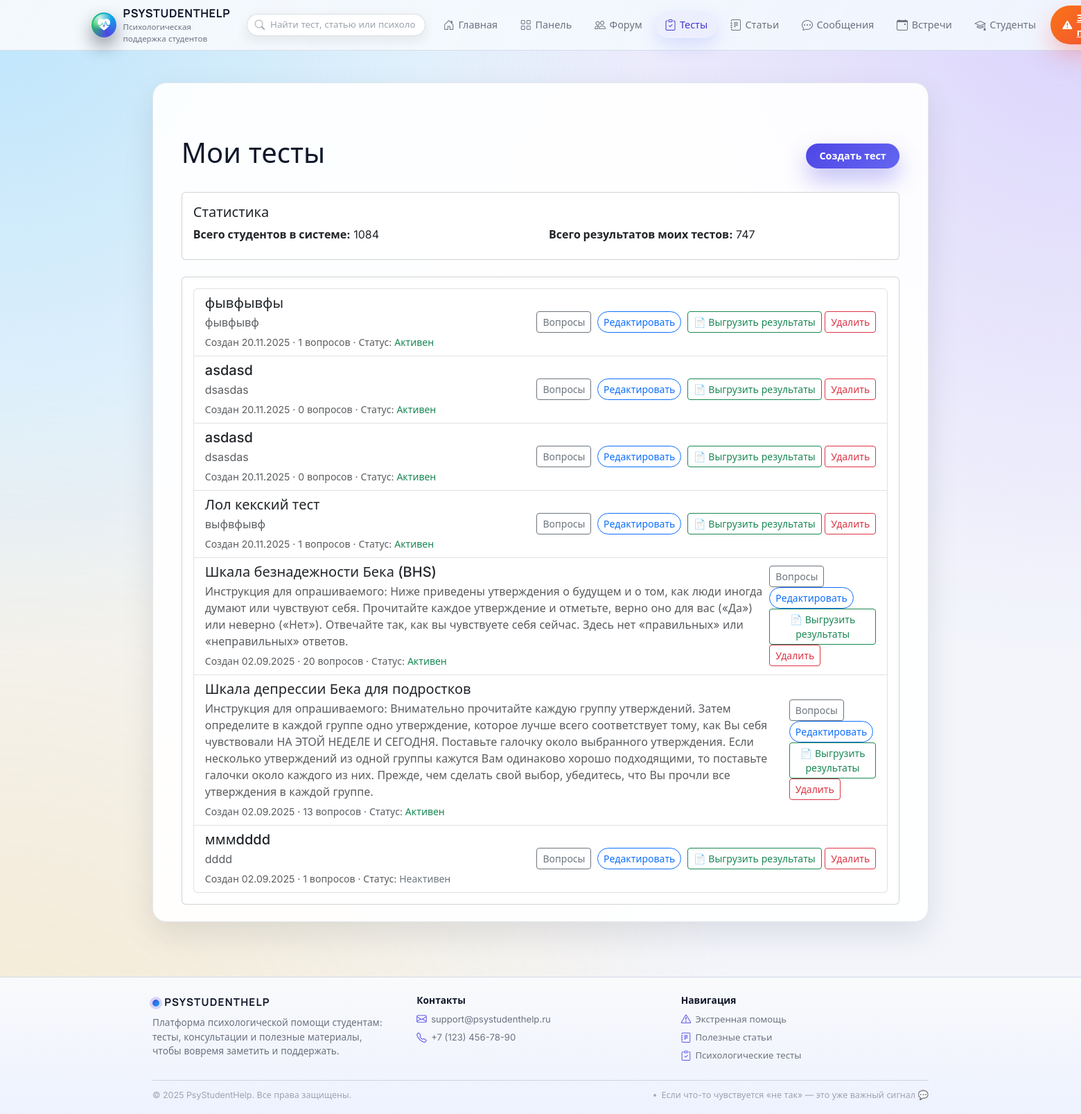
/tests (signed in), run on an earlier commit of the app's database.
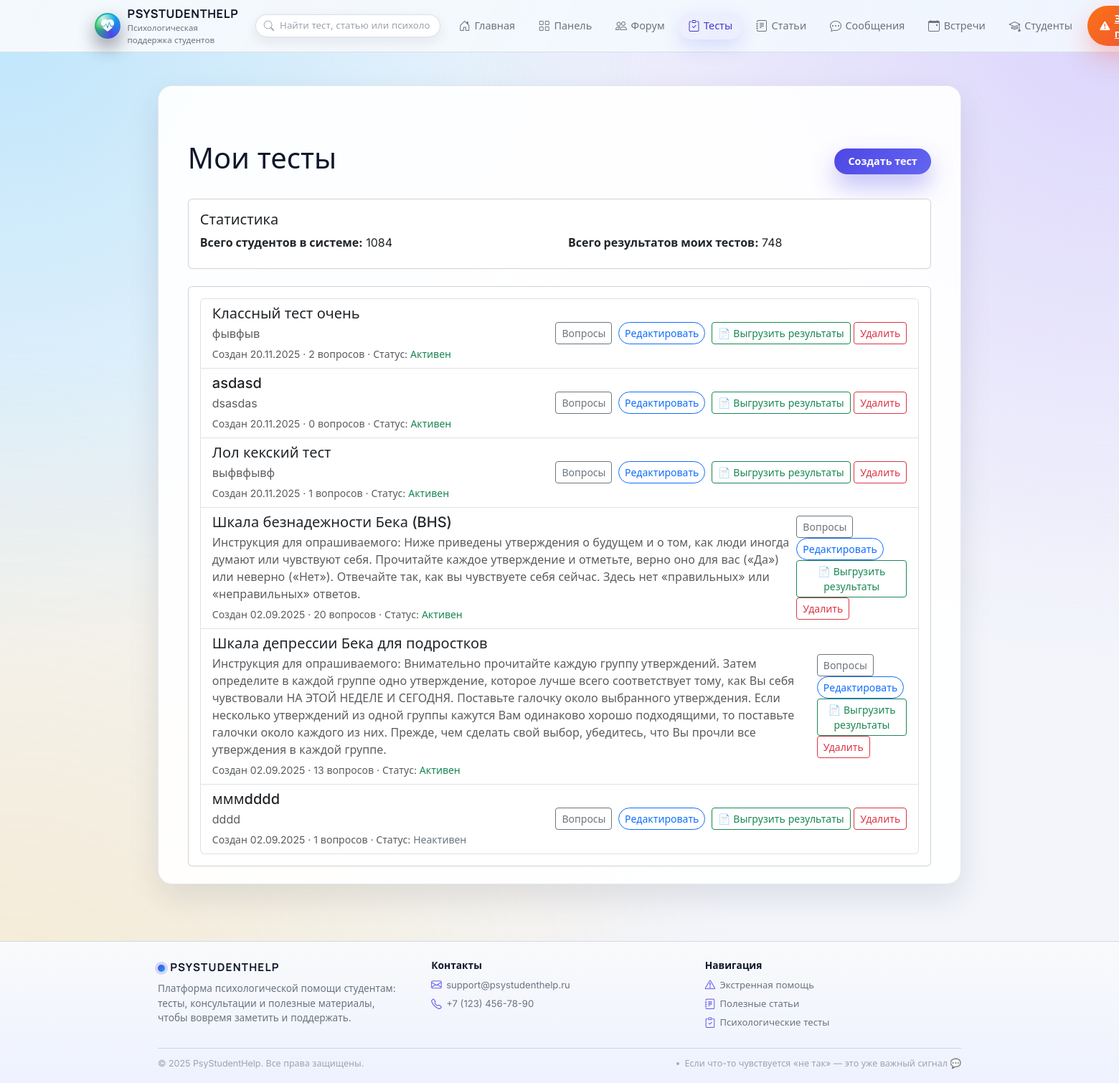
And on a later commit of the database.
### models.py (models this page shows)
class Test(db.Model):
    __tablename__ = 'test'
    id = db.Column(db.Integer, primary_key=True)
    title = db.Column(db.String(200), nullable=False)
    description = db.Column(db.Text)
    title_kk = db.Column(db.String(200))        # может быть NULL
    description_kk = db.Column(db.Text)
    test_type = db.Column(db.String(20), nullable=False, default='classic')
    user_id = db.Column(db.Integer, db.ForeignKey('user.id'), nullable=False)
    created_at = db.Column(db.DateTime, default=datetime.utcnow)
    is_active = db.Column(db.Boolean, default=True)
    questions = db.relationship(
        'Question',
        backref='test',
        lazy=True,
        cascade='all, delete-orphan'
    )
    results = db.relationship(
        'TestResult',
        backref='test',
        lazy=True,
        cascade='all, delete-orphan'
    )
    interpretations = db.relationship(
        'TestInterpretation',
        backref='test',
        lazy=True,
        cascade='all, delete-orphan',
        order_by='TestInterpretation.min_score'
    )
    scale_options = db.relationship(
        'TestScaleOption',
        backref='test',
        lazy=True,
        cascade='all, delete-orphan',
        order_by='TestScaleOption.order_index'
    )

### main.py (the view, shortened to what this page needs)
@app.route('/tests')
@login_required
def tests():
    user = current_user
    if user.role == 'psychologist':
        tests = (
            Test.query.filter_by(user_id=user.id)
            .order_by(Test.created_at.desc())
            .all()
        )
        total_students = User.query.filter_by(role='student').count()
        total_results = (
            TestResult.query.join(Test)
            .filter(Test.user_id == user.id)
            .count()
        )
        return render_template(
            'psychologist_tests.html',
            tests=tests,
            total_students=total_students,
            total_results=total_results,
        )

### admin.py (called while the page is built)
@admin_bp.before_app_request
def _bootstrap_superadmin_once():
    flag = "SUPERADMIN_BOOTSTRAPPED"
    if not current_app.config.get(flag):
        try:
            ensure_initial_superadmin()
        finally:
            current_app.config[flag] = True

### main.py (called while the page is built)
@login_manager.user_loader
def load_user(user_id: str):
    try:
        return User.query.get(int(user_id))
    except (TypeError, ValueError):
        return None

def is_psychologist() -> bool:
    return current_user.is_authenticated and current_user.role == 'psychologist'

def get_current_user():
    return current_user if current_user.is_authenticated else None

### templates/psychologist_tests.html
{% extends "base.html" %}
{% block content %}
<div class="container mt-5">
    <div class="d-flex justify-content-between align-items-center mb-4">
        <h1>Мои тесты</h1>
        <a href="{{ url_for('create_test') }}" class="btn btn-primary">Создать тест</a>
    </div>
    <div class="card mb-4">
        <div class="card-body">
            <h5 class="card-title">Статистика</h5>
            <div class="row">
                <div class="col-md-6">
                    <p class="mb-2"><strong>Всего студентов в системе:</strong> {{ total_students }}</p>
                </div>
                <div class="col-md-6">
                    <p class="mb-2"><strong>Всего результатов моих тестов:</strong> {{ total_results }}</p>
                </div>
            </div>
        </div>
    </div>
    <div class="card">
        <div class="card-body">
            {% if tests %}
                <div class="list-group">
                    {% for test in tests %}
                    <div class="list-group-item">
                        <div class="d-flex justify-content-between align-items-center">
                            <div>
                                <h5 class="mb-1">{{ test.title }}</h5>
                                <p class="mb-1 text-muted">{{ test.description }}</p>
                                <small class="text-muted">
                                    Создан {{ test.created_at.strftime('%d.%m.%Y') }} ·
                                    {{ test.questions|length }} вопросов ·
                                    Статус: {% if test.is_active %}<span class="text-success">Активен</span>{% else %}<span class="text-secondary">Неактивен</span>{% endif %}
                                </small>
                            </div>
                            <div>
                                <a href="{{ url_for('add_questions', test_id=test.id) }}" class="btn btn-sm btn-outline-secondary me-1">Вопросы</a>
                                <a href="{{ url_for('edit_test', test_id=test.id) }}" class="btn btn-sm btn-outline-primary me-1">Редактировать</a>
                                                                <a href="{{ url_for('download_test_results', test_id=test.id) }}"
                                   class="btn btn-sm btn-outline-success">
                                   📄 Выгрузить результаты
                                </a>
                                <form action="{{ url_for('delete_test', test_id=test.id) }}" method="POST" class="d-inline">
                                    <button type="submit" class="btn btn-sm btn-outline-danger" onclick="return confirm('Вы уверены, что хотите удалить тест?');">Удалить</button>
                                </form>
                            </div>
                        </div>
                    </div>
                    {% endfor %}
                </div>
            {% else %}
                <div class="alert alert-info">
                    Вы еще не создали ни одного теста. <a href="{{ url_for('create_test') }}" class="alert-link">Создайте первый тест</a>.
                </div>
            {% endif %}
        </div>
    </div>
</div>
{% endblock %}

What changed in the data, as far as the page shows it:
removed Test: title "фывфывфы", description "фывфывф", created_at "20.11.2025", questions|length "1", is_active "Активен"
removed Test: title "asdasd", description "dsasdas", created_at "20.11.2025", questions|length "0", is_active "Активен"
added Test: title "Классный тест очень", description "фывфыв", created_at "20.11.2025", questions|length "2", is_active "Активен"
Also different on the page:
{{ total_results }}: "747" → "748"
